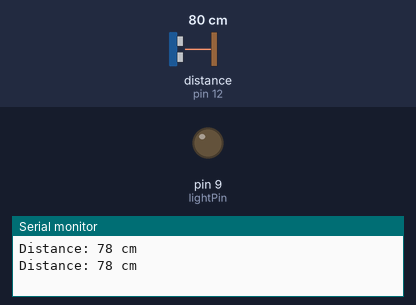
The sketch below on a simulated Arduino Uno, built with avr-gcc and run on an emulated ATmega328P. Parts: output pins drawn as LEDs (lit = HIGH), the last lines printed to the serial monitor. Wiring (inferred from the names in the program): ultrasonic range finder: trigger pin 11; echo pin 12. The test bench sets the inputs (shaded band); at power-on: distance to the obstacle (sensor on pin 12) 80 cm. The echo pulse lasts 58.3 µs per cm; pins used as bus, display or sensor lines are not drawn.

Above: at 3.8 s.
3.9 s: distance to the obstacle (sensor on pin 12) set to 45 cm
7.8 s: distance to the obstacle (sensor on pin 12) set to 38 cm
At 9.4 s:
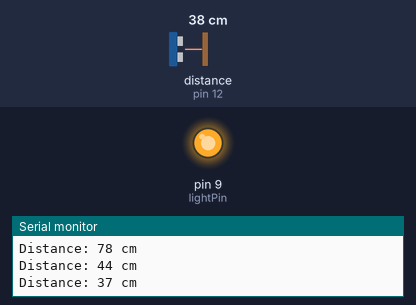
Timing chart, 0 to 21.5 s (numbered marks = the images above; inputs shaded):
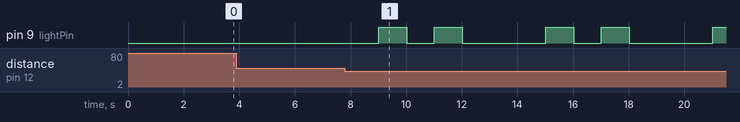

Measured:
- the behaviour switches between 41 and 40 cm on distance to the obstacle (sensor on pin 12) (found by bisection; images 0 and 1)
- after the input at 7.8 s, pin 9 (lightPin): LOW → HIGH after 1.2 s, → LOW 1.0 s later, → HIGH 1.0 s later, → LOW 1.0 s later, … (9 changes in this stretch)

The sketch:

clase_arduino_2.ino
```cpp
#define trigPin  11
#define echoPin  12
#define lightPin 9

long duration, cm, inches;

void setup() {
  Serial.begin (9600);
  //Define inputs and outputs
  pinMode(trigPin, OUTPUT);
  pinMode(echoPin, INPUT);
  pinMode(lightPin, OUTPUT);
}

void loop()
{
  digitalWrite(trigPin, LOW);
  delayMicroseconds(5);
  digitalWrite(trigPin, HIGH);
  delayMicroseconds(10);
  digitalWrite(trigPin, LOW);


  duration = pulseIn(echoPin, HIGH);

  // Calculating the distance
  cm= duration*0.034/2;
  Serial.print("Distance: ");
  Serial.print(cm);
  Serial.println(" cm");


  if(cm <= 20)
  {
    digitalWrite(lightPin, HIGH);
    delay(1000);
    digitalWrite(lightPin, LOW);

  }else if((cm > 20) && (cm < 40))
  {
    digitalWrite(lightPin, HIGH);
    delay(1000);
    digitalWrite(lightPin, LOW);
    delay(1000);
    digitalWrite(lightPin, HIGH);
    delay(1000);
    digitalWrite(lightPin, LOW);
  }

  delay(3000);

}
```
